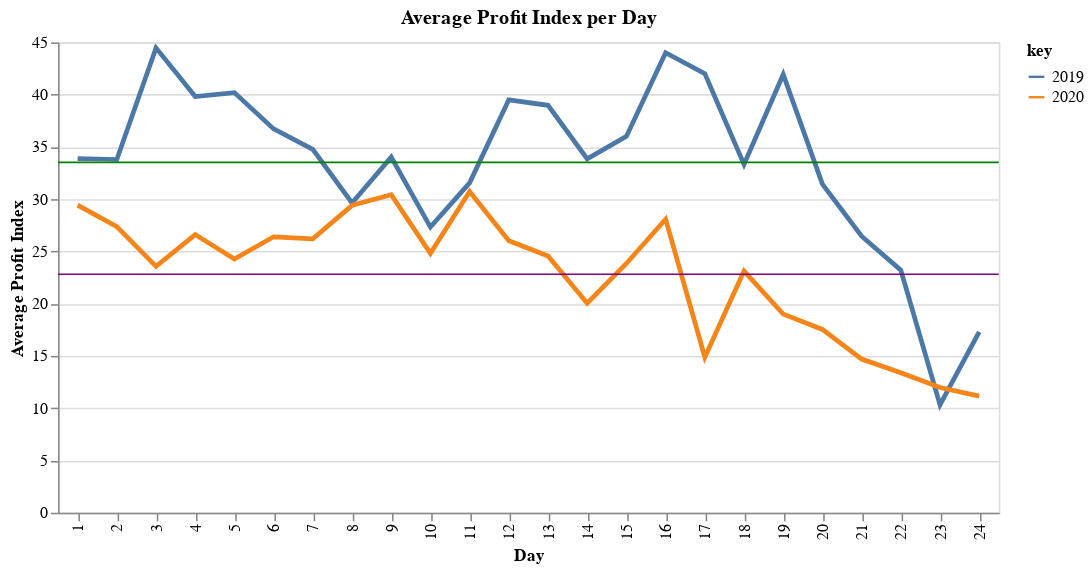

Notebook source saved alongside this figure:
### Code cell
chart = alt.Chart(com).transform_fold(
    ['2019   ', '2020   '],
).mark_line().encode(
    x=alt.X('Day:O',title = 'Day'),
    y=alt.Y('value:Q', title='Average Profit Index'),
    color='key:N',
    strokeWidth=alt.value(3)
).properties(
    title = 'Average Profit Index per Day ',
    height=300,
    width=600
)

rule = alt.Chart(com).transform_fold(
    ['2019   '],
).mark_rule(color='green').encode(
    y='mean(value):Q')

rule2 = alt.Chart(com).transform_fold(
    ['2020   '],
).mark_rule(color='purple').encode(
    y='mean(value):Q')

chart + rule + rule2

### Figure 1 — Vega-Lite specification as saved in the notebook (floating-point values rounded to 4 significant figures)
{"config": {"view": {"continuousWidth": 300, "continuousHeight": 300}}, "layer": [{"mark": {"type": "line"}, "encoding": {"color": {"field": "key", "type": "nominal"}, "strokeWidth": {"value": 3}, "x": {"field": "Day", "title": "Day", "type": "ordinal"}, "y": {"field": "value", "title": "Average Profit Index", "type": "quantitative"}}, "title": "Average Profit Index per Day ", "transform": [{"fold": ["2019   ", "2020   "]}]}, {"mark": {"type": "rule", "color": "green"}, "encoding": {"y": {"aggregate": "mean", "field": "value", "type": "quantitative"}}, "transform": [{"fold": ["2019   "]}]}, {"mark": {"type": "rule", "color": "purple"}, "encoding": {"y": {"aggregate": "mean", "field": "value", "type": "quantitative"}}, "transform": [{"fold": ["2020   "]}]}], "data": {"name": "data-039c6fb69a0b45ad7bed6f91572bb67d"}, "height": 300, "width": 600, "$schema": "https://vega.github.io/schema/vega-lite/v5.8.0.json", "datasets": {"data-039c6fb69a0b45ad7bed6f91572bb67d": [{"Day": 1, "2019": 18.86, "2019 ": 638.8, "2019  ": 0.7634, "2019   ": 33.88, "2020": 15.4, "2020 ": 453.1, "2020  ": 0.5833, "2020   ": 29.43}, {"Day": 2, "2019": 8.302, "2019 ": 280.6, "2019  ": 0.3099, "2019   ": 33.79, "2020": 31.32, "2020 ": 857.2, "2020  ": 1.111, "2020   ": 27.37}, {"Day": 3, "2019": 24.31, "2019 ": 1081.0, "2019  ": 1.226, "2019   ": 44.47, "2020": 38.85, "2020 ": 915.5, "2020  ": 1.054, "2020   ": 23.57}, {"Day": 4, "2019": 25.64, "2019 ": 1021.0, "2019  ": 1.111, "2019   ": 39.82, "2020": 35.08, "2020 ": 933.4, "2020  ": 1.078, "2020   ": 26.61}, {"Day": 5, "2019": 25.3, "2019 ": 1017.0, "2019  ": 1.156, "2019   ": 40.19, "2020": 37.01, "2020 ": 898.4, "2020  ": 1.036, "2020   ": 24.27}, {"Day": 6, "2019": 25.57, "2019 ": 938.8, "2019  ": 1.076, "2019   ": 36.72, "2020": 35.34, "2020 ": 932.9, "2020  ": 1.082, "2020   ": 26.4}, {"Day": 7, "2019": 23.5, "2019 ": 816.9, "2019  ": 0.952, "2019   ": 34.76, "2020": 32.11, "2020 ": 841.6, "2020  ": 1.06, "2020   ": 26.21}, {"Day": 8, "2019": 19.81, "2019 ": 587.0, "2019  ": 0.7142, "2019   ": 29.63, "2020": 17.88, "2020 ": 525.9, "2020  ": 0.6155, "2020   ": 29.41}, {"Day": 9, "2019": 14.42, "2019 ": 490.6, "2019  ": 0.5748, "2019   ": 34.01, "2020": 39.51, "2020 ": 1202.0, "2020  ": 1.437, "2020   ": 30.41}, {"Day": 10, "2019": 33.01, "2019 ": 902.1, "2019  ": 1.065, "2019   ": 27.33, "2020": 43.96, "2020 ": 1091.0, "2020  ": 1.265, "2020   ": 24.81}, {"Day": 11, "2019": 33.1, "2019 ": 1045.0, "2019  ": 1.216, "2019   ": 31.56, "2020": 39.6, "2020 ": 1217.0, "2020  ": 1.435, "2020   ": 30.73}, {"Day": 12, "2019": 34.73, "2019 ": 1372.0, "2019  ": 1.665, "2019   ": 39.5, "2020": 42.5, "2020 ": 1106.0, "2020  ": 1.278, "2020   ": 26.02}, {"Day": 13, "2019": 33.08, "2019 ": 1289.0, "2019  ": 1.536, "2019   ": 38.98, "2020": 39.67, "2020 ": 974.2, "2020  ": 1.128, "2020   ": 24.56}, {"Day": 14, "2019": 33.59, "2019 ": 1137.0, "2019  ": 1.327, "2019   ": 33.85, "2020": 42.41, "2020 ": 850.2, "2020  ": 1.163, "2020   ": 20.05}, {"Day": 15, "2019": 19.79, "2019 ": 712.4, "2019  ": 0.944, "2019   ": 36.0, "2020": 17.55, "2020 ": 418.4, "2020  ": 0.6388, "2020   ": 23.85}, {"Day": 16, "2019": 15.58, "2019 ": 685.6, "2019  ": 0.8073, "2019   ": 44.01, "2020": 39.42, "2020 ": 1107.0, "2020  ": 1.278, "2020   ": 28.08}, {"Day": 17, "2019": 33.25, "2019 ": 1397.0, "2019  ": 1.642, "2019   ": 42.01, "2020": 47.89, "2020 ": 712.3, "2020  ": 0.8869, "2020   ": 14.88}, {"Day": 18, "2019": 29.38, "2019 ": 979.0, "2019  ": 1.164, "2019   ": 33.32, "2020": 49.02, "2020 ": 1133.0, "2020  ": 1.316, "2020   ": 23.12}, {"Day": 19, "2019": 27.26, "2019 ": 1143.0, "2019  ": 1.404, "2019   ": 41.93, "2020": 42.9, "2020 ": 815.3, "2020  ": 0.9611, "2020   ": 19.0}, {"Day": 20, "2019": 29.07, "2019 ": 913.8, "2019  ": 1.13, "2019   ": 31.44, "2020": 42.42, "2020 ": 743.9, "2020  ": 0.9031, "2020   ": 17.53}, {"Day": 21, "2019": 28.41, "2019 ": 751.6, "2019  ": 0.887, "2019   ": 26.45, "2020": 38.23, "2020 ": 562.1, "2020  ": 0.7414, "2020   ": 14.7}, {"Day": 22, "2019": 24.62, "2019 ": 571.5, "2019  ": 0.6828, "2019   ": 23.21, "2020": 66.49, "2020 ": 890.6, "2020  ": 1.122, "2020   ": 13.39}, {"Day": 23, "2019": 15.83, "2019 ": 163.3, "2019  ": 0.2138, "2019   ": 10.31, "2020": 49.14, "2020 ": 588.6, "2020  ": 0.8241, "2020   ": 11.98}, {"Day": 24, "2019": 30.29, "2019 ": 523.9, "2019  ": 0.7235, "2019   ": 17.3, "2020": 28.87, "2020 ": 321.9, "2020  ": 0.4996, "2020   ": 11.15}]}}
